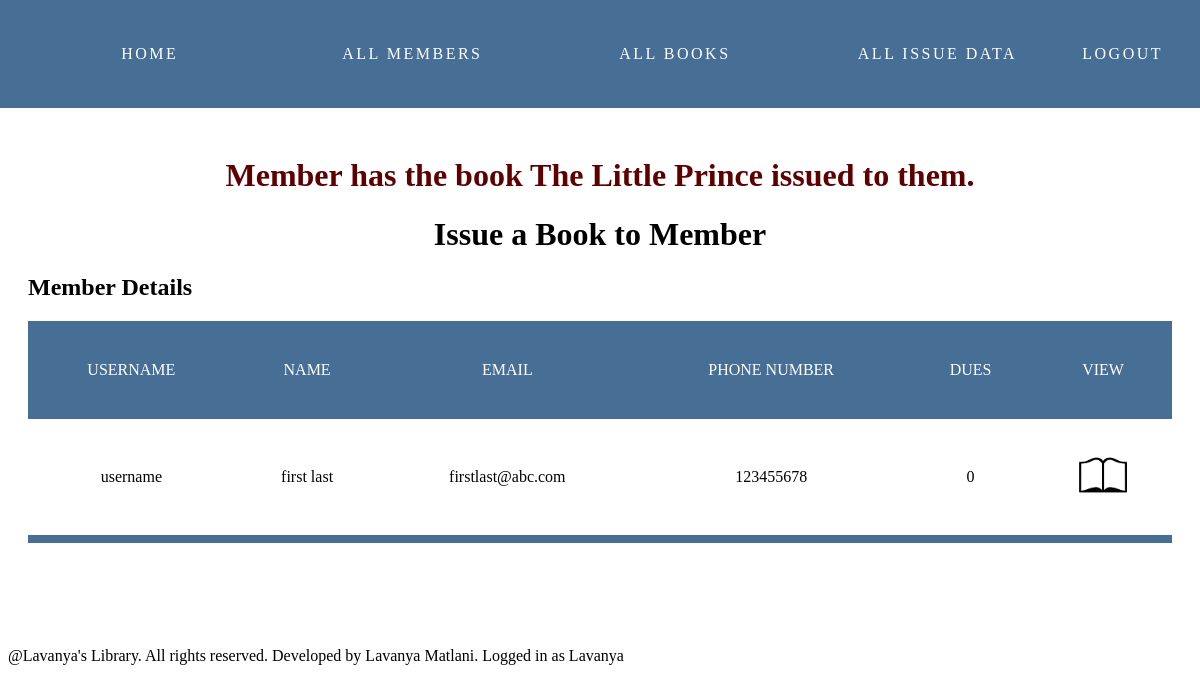
/members/membertobook/1 (signed in), run on an earlier commit of the app's database.
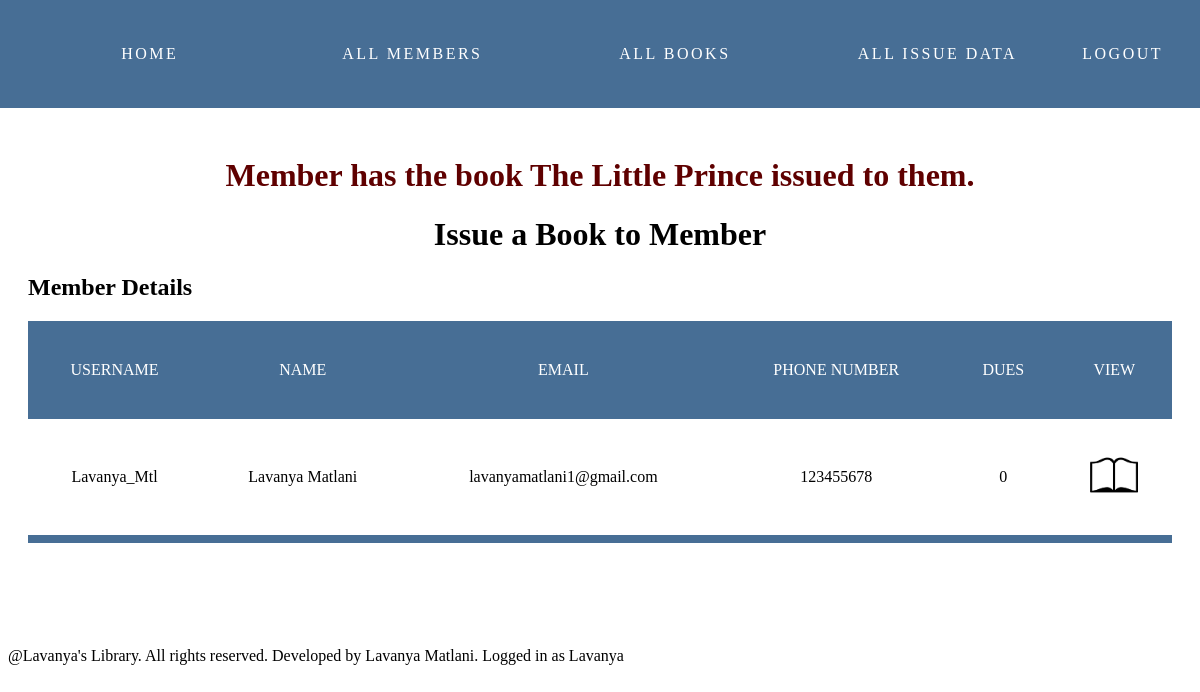
And on a later commit of the database.
### members/models.py (models this page shows)
class Member(models.Model):
    username = models.CharField(max_length=40,unique=True,null=False,blank=False)
    first_name = models.CharField(max_length=40)
    last_name = models.CharField(max_length=40)
    email = models.EmailField(null=False,blank=False)
    phone_number = models.CharField(max_length=15)
    dues = models.IntegerField(null=False,default=0)

### members/views.py (the view, shortened to what this page needs)
# urls.py: path('membertobook/<int:id>',membertobook,name="member_to_book"),
@login_required(login_url='account:login')
def membertobook(request,id):
    try:
        member = Member.objects.get(id=id)
    except ObjectDoesNotExist:
        return render(request, 'members/membertobook.html', context={'message':"Member not found"})
    if request.method == "GET":
        try:
            bookissue = BookIssue.objects.get(member=id)
            return render(request, 'members/membertobook.html', context={'member':member,'message':"Member has the book "+bookissue.book.title+" issued to them."})
        except ObjectDoesNotExist:
            books = Book.objects.all()
            return render(request, 'members/membertobook.html', context={'member':member,'books':books})

### members/templates/members/membertobook.html (shortened to what this page needs)
{% extends 'members/index.html' %}
{% load static %}
{% block content %}
<div class="container">
    <h1 class="form-errors">{{ message }}</h1>
    {% if member %}
    <h1>Issue a Book to Member</h1>
    <div>
        <h2>Member Details</h2>
        <table>
            <tr>
                <th>Username</th>
                <th>Name</th>
                <th>Email</th>
                <th>Phone Number</th>
                <th>Dues</th>
                <th>View</th>
            </tr>
            <tr>
                <td>{{ member.username }}</td>
                <td>{{ member.first_name }} {{ member.last_name }}</td>
                <td>{{ member.email }}</td>
                <td>{{ member.phone_number }}</td>
                <td>{{ member.dues }}</td>
                <td><a href="{% url 'members:view_member' id=member.id %}"><img src={% static "members/images/preview.png" %} class="symbol"></a></td>
            </tr>
        </table>
    </div>
    {% endif %}
</div>
{% endblock content %}

What changed in the data, as far as the page shows it:
changed Member: username "username" → "Lavanya_Mtl"; first_name "first" → "Lavanya"; last_name "last" → "Matlani"; email "firstlast@abc.com" → "lavanyamatlani1@gmail.com"
